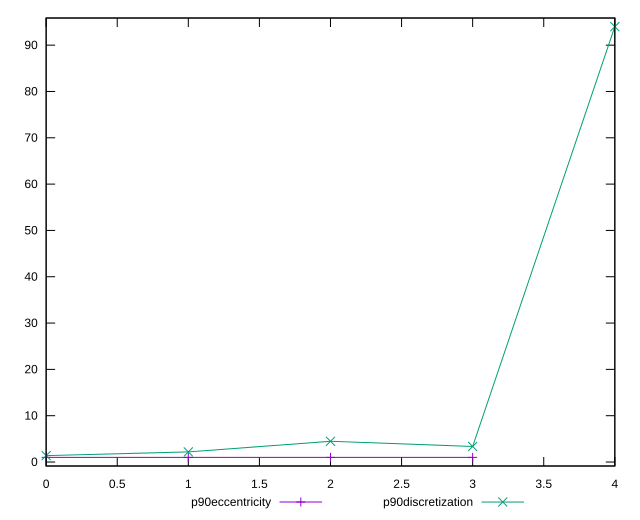

This chart was generated by the following gnuplot code:
reset

$p90Eccentricity <<EOF
0 1
1 0.9999999999999999
2 1.0000000000000007
3 1
EOF

$p90Discretization <<EOF
0 1.3823529411764706
1 2.186046511627907
2 4.476190476190476
3 3.357142857142857
4 94
EOF

set key outside below
set xrange [0:4]
set yrange [-0.8600000000000002:95.86]
set trange [-0.8600000000000002:95.86]
set terminal svg size 640, 520 enhanced background rgb 'white'
set output "report_00016_2021-02-10T13-31-48.338Z/render-blocking-resources/progression/eccentricity.svg"

plot $p90Eccentricity title "p90eccentricity" with linespoints, \
     $p90Discretization title "p90discretization" with linespoints

reset
